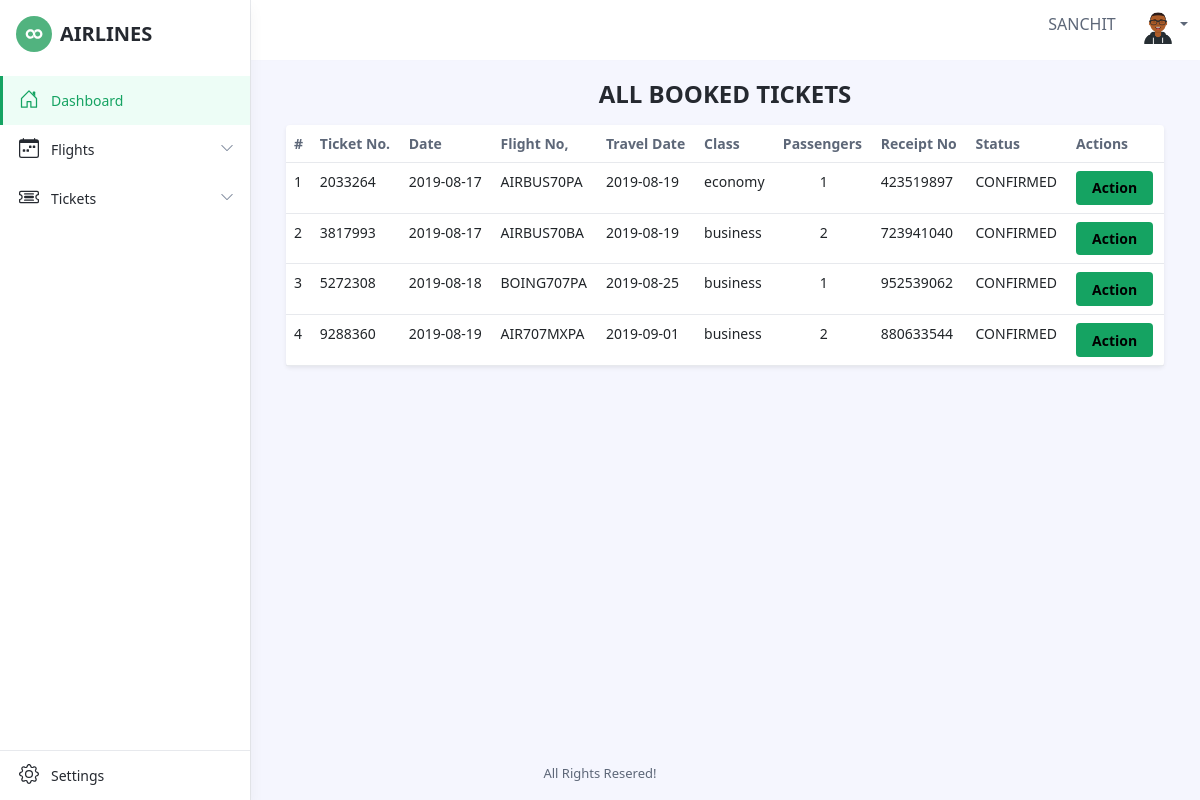
/customer/booked_tickets.php (signed in), run on the app's committed database.
### tables this page shows
CREATE TABLE IF NOT EXISTS `ticket_details` (
  `pnr` varchar(15) NOT NULL,
  `date_of_reservation` date DEFAULT NULL,
  `flight_no` varchar(10) DEFAULT NULL,
  `journey_date` date DEFAULT NULL,
  `class` varchar(10) DEFAULT NULL,
  `booking_status` varchar(20) DEFAULT NULL,
  `no_of_passengers` int(5) DEFAULT NULL,
  `lounge_access` varchar(5) DEFAULT NULL,
  `priority_checkin` varchar(5) DEFAULT NULL,
  `insurance` varchar(5) DEFAULT NULL,
  `payment_id` varchar(20) DEFAULT NULL,
  `customer_id` varchar(20) DEFAULT NULL
);

### customer/booked_tickets.php (the view, shortened to what this page needs)
<?php
require_once('../Database Connection file/mysqli_connect.php');
include("includes/head.php");
$customer_id = $_SESSION['login_user'];
?>
<body class="app">
	<?php include("includes/header.php"); ?>
	<div class="app-wrapper">
		<div class="app-content pt-3 p-md-3 p-lg-4">
			<div class="container-xl">
				<div class="position-relative mb-3">
					<div class="row g-3 justify-content-center">
						<div class="col-auto">
							<h1 class="app-page-title mb-0 text-uppercase">All Booked Tickets</h1>
						</div>
					</div>
				</div>
				<div class="tab-content" id="orders-table-tab-content">
					<div class="tab-pane fade show active" id="orders-all" role="tabpanel" aria-labelledby="orders-all-tab">
						<div class="app-card app-card-orders-table shadow-sm mb-5">
							<div class="app-card-body">
								<div class="table-responsive">
									<table class="table app-table-hover mb-0 text-left">
										<thead>
											<tr>
                                                <th class="cell">#</th>
                                                <th class="cell">Ticket No.</th>
                                                <th class="cell">Date</th>
                                                <th class="cell">Flight No,</th>
                                                <th class="cell">Travel Date</th>
                                                <th class="cell">Class</th>
                                                <th class="cell">Passengers</th>
                                                <th class="cell">Receipt No</th>
                                                <th class="cell">Status</th>
                                                <th class="cell">Actions</th>
											</tr>
										</thead>
										<tbody>
                                        <?php
                                            $query = "SELECT * FROM ticket_details WHERE customer_id='$customer_id' AND booking_status='CONFIRMED'";
                                            $result = mysqli_query($dbc, $query);
                                            $count = 1;
                                            while ($row = mysqli_fetch_array($result)) {
                                                $pnr = $row['pnr'];
                                                $date_of_reservation = $row['date_of_reservation'];
                                                $flight_no = $row['flight_no'];
                                                $journey_date = $row['journey_date'];
                                                $class = $row['class'];
                                                $no_of_passengers = $row['no_of_passengers'];
                                                $payment_id = $row['payment_id'];
                                                $booking_status = $row['booking_status'];
                                                echo "<tr>
                                                    <td>$count</td>
                                                    <td>$pnr</td>
                                                    <td>$date_of_reservation</td>
                                                    <td>$flight_no</td>
                                                    <td>$journey_date</td>
                                                    <td>$class</td>
                                                    <td class='text-center'>$no_of_passengers</td>
                                                    <td>$payment_id</td>
                                                    <td>$booking_status</td>
                                                    <td>
                                                        <a href='cancel_flight.php?id=$pnr' class='btn btn-primary'>Action</a>
                                                    </td>
                                                </tr>";
                                                $count++;
                                            }
                                            ?>
										</tbody>
									</table>
								</div>
							</div>
						</div>
					</div>
				</div>
			</div>
				<?php include("includes/footer.php") ?>

### data on the page
ticket_details: pnr "2033264", date_of_reservation "2019-08-17", flight_no "AIRBUS70PA", journey_date "2019-08-19", class "economy", no_of_passengers "1", payment "423519897", booking_status "CONFIRMED"
ticket_details: pnr "3817993", date_of_reservation "2019-08-17", flight_no "AIRBUS70BA", journey_date "2019-08-19", class "business", no_of_passengers "2", payment "723941040", booking_status "CONFIRMED"
ticket_details: pnr "5272308", date_of_reservation "2019-08-18", flight_no "BOING707PA", journey_date "2019-08-25", class "business", no_of_passengers "1", payment "952539062", booking_status "CONFIRMED"
ticket_details: pnr "9288360", date_of_reservation "2019-08-19", flight_no "AIR707MXPA", journey_date "2019-09-01", class "business", no_of_passengers "2", payment "880633544", booking_status "CONFIRMED"

### other printed values
$_SESSION['login_user'] "SANCHIT"
